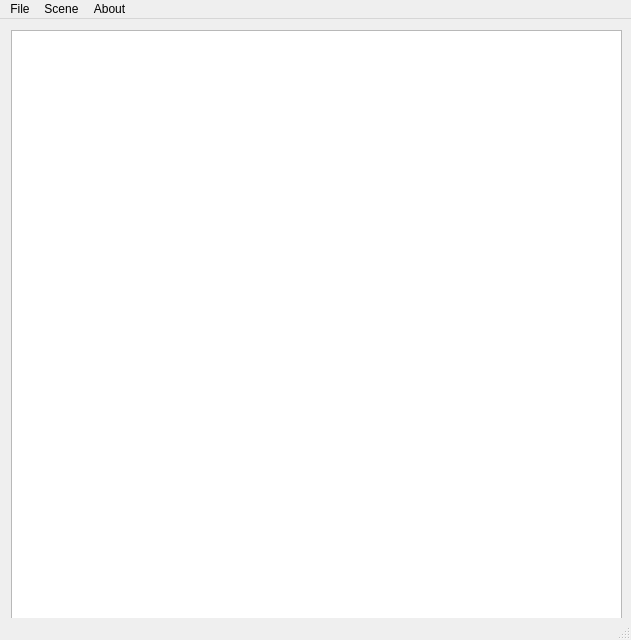
<?xml version="1.0" encoding="UTF-8"?>
<ui version="4.0">
 <class>MainScene</class>
 <widget class="QMainWindow" name="MainScene">
  <property name="geometry">
   <rect>
    <x>0</x>
    <y>0</y>
    <width>631</width>
    <height>640</height>
   </rect>
  </property>
  <property name="windowTitle">
   <string>MainWindow</string>
  </property>
  <widget class="QWidget" name="centralwidget">
   <widget class="QGraphicsView" name="CFGView">
    <property name="geometry">
     <rect>
      <x>11</x>
      <y>11</y>
      <width>611</width>
      <height>611</height>
     </rect>
    </property>
   </widget>
  </widget>
  <widget class="QMenuBar" name="menubar">
   <property name="geometry">
    <rect>
     <x>0</x>
     <y>0</y>
     <width>631</width>
     <height>22</height>
    </rect>
   </property>
   <widget class="QMenu" name="menuFile">
    <property name="title">
     <string>File</string>
    </property>
    <addaction name="actionOpen"/>
    <addaction name="actionSave"/>
   </widget>
   <widget class="QMenu" name="menuAbout">
    <property name="title">
     <string>About</string>
    </property>
    <addaction name="actionVersion"/>
   </widget>
   <widget class="QMenu" name="menuScene">
    <property name="title">
     <string>Scene</string>
    </property>
    <addaction name="actionZoom_In"/>
    <addaction name="actionZoom_Out"/>
    <addaction name="actionSet_Layout_iterations"/>
   </widget>
   <addaction name="menuFile"/>
   <addaction name="menuScene"/>
   <addaction name="menuAbout"/>
  </widget>
  <widget class="QStatusBar" name="statusbar"/>
  <action name="actionOpen">
   <property name="text">
    <string>Open</string>
   </property>
   <property name="shortcut">
    <string>Ctrl+O</string>
   </property>
  </action>
  <action name="actionSave">
   <property name="text">
    <string>Save</string>
   </property>
   <property name="shortcut">
    <string>Ctrl+S</string>
   </property>
  </action>
  <action name="actionExit">
   <property name="text">
    <string>Exit</string>
   </property>
   <property name="shortcut">
    <string>Ctrl+Q</string>
   </property>
  </action>
  <action name="actionAuthors">
   <property name="text">
    <string>Authors</string>
   </property>
  </action>
  <action name="actionVersion">
   <property name="text">
    <string>Version</string>
   </property>
  </action>
  <action name="actionZoom_In">
   <property name="text">
    <string>Zoom in</string>
   </property>
   <property name="shortcut">
    <string>+</string>
   </property>
  </action>
  <action name="actionZoom_Out">
   <property name="text">
    <string>Zoom out</string>
   </property>
   <property name="shortcut">
    <string>_</string>
   </property>
  </action>
  <action name="actionSet_Layout_iterations">
   <property name="text">
    <string>Set layout iterations</string>
   </property>
  </action>
  <action name="actionRedraw_graph">
   <property name="text">
    <string>Redraw graph</string>
   </property>
  </action>
 </widget>
 <resources/>
 <connections>
  <connection>
   <sender>actionAuthors</sender>
   <signal>triggered()</signal>
   <receiver>MainScene</receiver>
   <slot>Author()</slot>
   <hints>
    <hint type="sourcelabel">
     <x>-1</x>
     <y>-1</y>
    </hint>
    <hint type="destinationlabel">
     <x>239</x>
     <y>319</y>
    </hint>
   </hints>
  </connection>
  <connection>
   <sender>actionOpen</sender>
   <signal>triggered()</signal>
   <receiver>MainScene</receiver>
   <slot>LoadDump()</slot>
   <hints>
    <hint type="sourcelabel">
     <x>-1</x>
     <y>-1</y>
    </hint>
    <hint type="destinationlabel">
     <x>239</x>
     <y>319</y>
    </hint>
   </hints>
  </connection>
  <connection>
   <sender>actionSave</sender>
   <signal>triggered()</signal>
   <receiver>MainScene</receiver>
   <slot>Save()</slot>
   <hints>
    <hint type="sourcelabel">
     <x>-1</x>
     <y>-1</y>
    </hint>
    <hint type="destinationlabel">
     <x>239</x>
     <y>319</y>
    </hint>
   </hints>
  </connection>
  <connection>
   <sender>actionVersion</sender>
   <signal>triggered()</signal>
   <receiver>MainScene</receiver>
   <slot>Version()</slot>
   <hints>
    <hint type="sourcelabel">
     <x>-1</x>
     <y>-1</y>
    </hint>
    <hint type="destinationlabel">
     <x>239</x>
     <y>319</y>
    </hint>
   </hints>
  </connection>
  <connection>
   <sender>MainScene</sender>
   <signal>iconSizeChanged(QSize)</signal>
   <receiver>MainScene</receiver>
   <slot>Resize(QSize)</slot>
   <hints>
    <hint type="sourcelabel">
     <x>239</x>
     <y>319</y>
    </hint>
    <hint type="destinationlabel">
     <x>239</x>
     <y>319</y>
    </hint>
   </hints>
  </connection>
  <connection>
   <sender>actionZoom_In</sender>
   <signal>triggered()</signal>
   <receiver>MainScene</receiver>
   <slot>ZoomIn()</slot>
   <hints>
    <hint type="sourcelabel">
     <x>-1</x>
     <y>-1</y>
    </hint>
    <hint type="destinationlabel">
     <x>239</x>
     <y>319</y>
    </hint>
   </hints>
  </connection>
  <connection>
   <sender>actionZoom_Out</sender>
   <signal>triggered()</signal>
   <receiver>MainScene</receiver>
   <slot>ZoomOut()</slot>
   <hints>
    <hint type="sourcelabel">
     <x>-1</x>
     <y>-1</y>
    </hint>
    <hint type="destinationlabel">
     <x>239</x>
     <y>319</y>
    </hint>
   </hints>
  </connection>
  <connection>
   <sender>MainScene</sender>
   <signal>destroyed()</signal>
   <receiver>MainScene</receiver>
   <slot>Exit()</slot>
   <hints>
    <hint type="sourcelabel">
     <x>239</x>
     <y>319</y>
    </hint>
    <hint type="destinationlabel">
     <x>239</x>
     <y>319</y>
    </hint>
   </hints>
  </connection>
  <connection>
   <sender>actionSet_Layout_iterations</sender>
   <signal>triggered()</signal>
   <receiver>MainScene</receiver>
   <slot>SetLayoutIteratrions()</slot>
   <hints>
    <hint type="sourcelabel">
     <x>-1</x>
     <y>-1</y>
    </hint>
    <hint type="destinationlabel">
     <x>315</x>
     <y>319</y>
    </hint>
   </hints>
  </connection>
 </connections>
 <slots>
  <slot>LoadDump()</slot>
  <slot>Exit()</slot>
  <slot>Save()</slot>
  <slot>Author()</slot>
  <slot>Version()</slot>
  <slot>ZoomIn()</slot>
  <slot>ZoomOut()</slot>
  <slot>Resize(QSize)</slot>
  <slot>SetLayoutIteratrions()</slot>
 </slots>
</ui>
